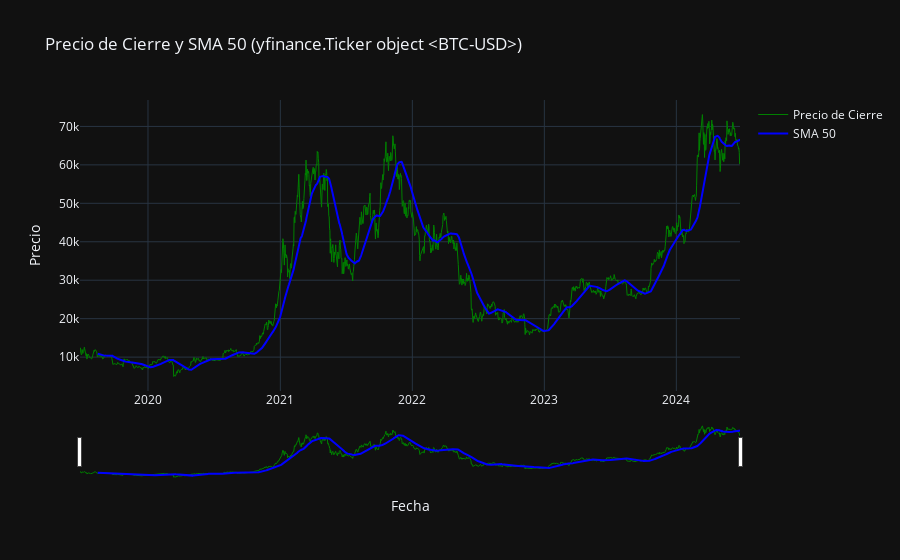

Here is the notebook cell this chart was saved with:
### Code cell
# Crear el gráfico interactivo con Plotly
fig = go.Figure()

# Añadir serie de precios de cierre
fig.add_trace(go.Scatter(x=data.index, y=data['Close'], 
                         mode='lines', name='Precio de Cierre', 
                         line=dict(color='green', width=1)))

# Añadir SMA de 50 períodos
fig.add_trace(go.Scatter(x=data.index, y=data['SMA_50'], 
                         mode='lines', name='SMA 50', 
                         line=dict(color='blue', width=2)))

# Personalizar el diseño del gráfico
fig.update_layout(title=f'Precio de Cierre y SMA 50 ({ticker})',
                  xaxis_title='Fecha',
                  yaxis_title='Precio',
                  xaxis_rangeslider_visible=True,  # Mostrar slider de zoom
                  template='plotly_dark')  # Estilo oscuro

# Mostrar el gráfico interactivo
fig.show()

### Figure 1 — Plotly figure (JSON) as saved in the notebook; plotly's stock layout.template omitted (floating-point values rounded to 4 significant figures; data arrays with more than 128 entries replaced by an {"elided": "..."} marker saying what was removed)
{"data": [{"line": {"color": "green", "width": 1}, "mode": "lines", "name": "Precio de Cierre", "type": "scatter", "x": {"elided": "1826 str values"}, "y": {"elided": "1826 float values"}}, {"line": {"color": "blue", "width": 2}, "mode": "lines", "name": "SMA 50", "type": "scatter", "x": {"elided": "1826 str values"}, "y": {"elided": "1826 float values"}}], "layout": {"title": {"text": "Precio de Cierre y SMA 50 (yfinance.Ticker object <BTC-USD>)"}, "xaxis": {"rangeslider": {"visible": true}, "title": {"text": "Fecha"}}, "yaxis": {"title": {"text": "Precio"}}}}
